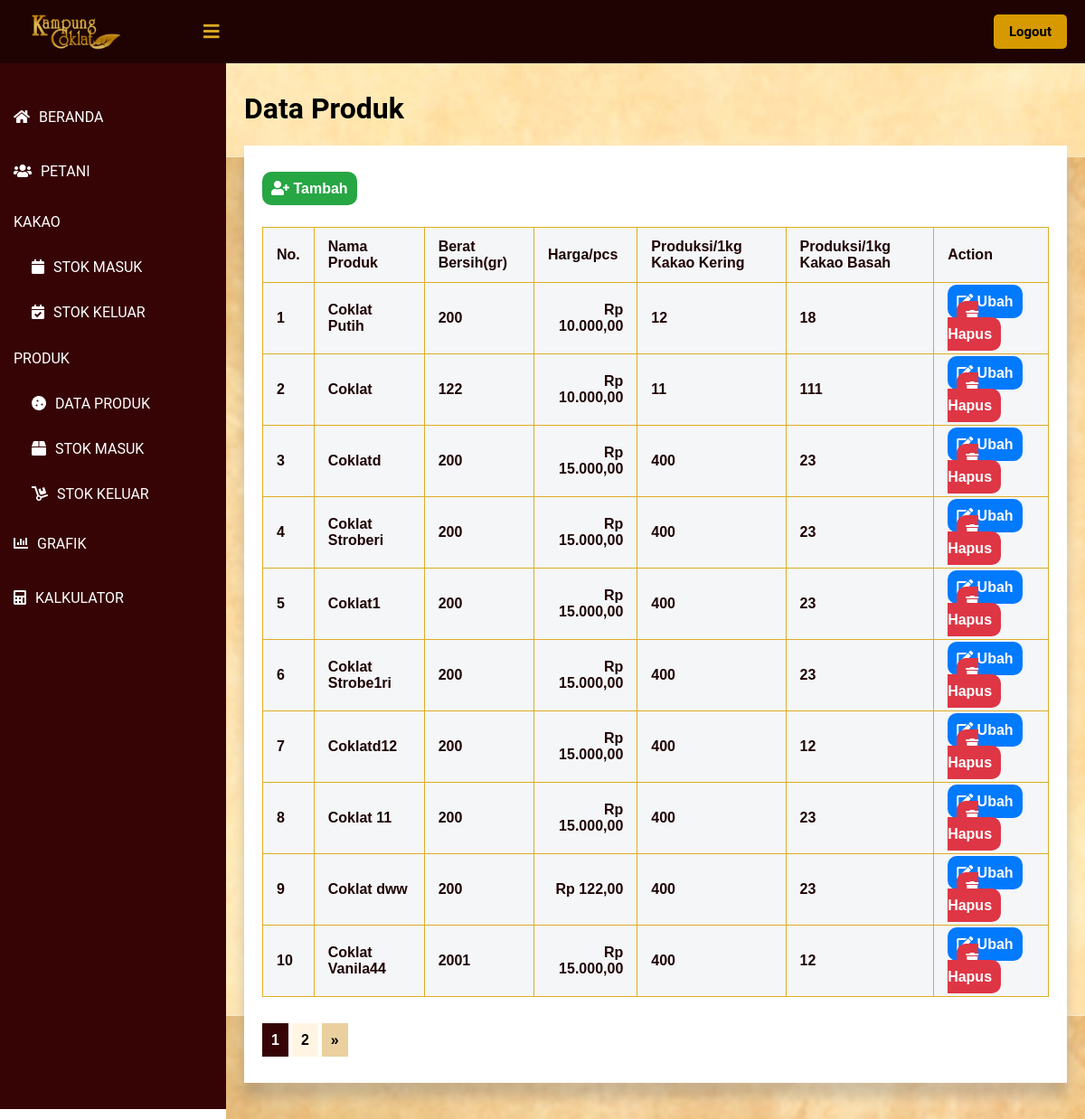
The page /public/lihat_produk/1 (signed in) on the database its author committed.
### tables this page shows
CREATE TABLE `produk` (
  `id_produk` int(11) NOT NULL,
  `nama_produk` varchar(30) NOT NULL,
  `berat_bersih` int(11) NOT NULL,
  `harga` int(11) NOT NULL,
  `produksi_kakao_kering` int(11) NOT NULL,
  `produksi_kakao_basah` int(11) NOT NULL
);

### app/core/Controller.php (called while the page is built, shortened)
<?php
class Controller {
    public function view($view, $data = [])
    {
        require_once   '../app/views/'.$view.'.php';
    }
}
?>

### app/controllers/Lihat_produk.php (called while the page is built, shortened)
<?php
class Lihat_produk extends Controller {
    public function index($page)
    {
        $id_user = $_SESSION['id'];
        $user = $this->model('User_model')->getUserById($id_user);
        $data['produk'] = $this->model('Produk_model')->getList($page);
        $data['nama'] = $user['nama'];
        $this->view('lihat_produk/index', $data);
    }
}
?>

### app/core/App.php (called while the page is built, shortened)
<?php
class App {
    protected $method = 'index';
    protected $params = [];
    public function __construct()
    {
        $url = $this->parseURL();
        if ( file_exists('../app/controllers/' . $url[0] . '.php') ) {
            unset($url[0]);
        }
        $this->controller = new $this->controller;
        if ( !empty($url) ) {
            $this->params = array_values($url);
        }
        call_user_func_array([$this->controller, $this->method], $this->params);
    }
    public function parseURL()
    {
        if ( isset($_GET['url']) ) {
            $url = rtrim($_GET['url'], '/');
            $url = filter_var($url, FILTER_SANITIZE_URL);
            $url = explode("/", $url);
            return $url;
        }
    }
}

### public/index.php (called while the page is built, shortened)
<?php
$app = new App;

### app/core/Database.php (called while the page is built, shortened)
<?php
class Database {
    private $host = DB_HOST;
    private $db_name = DB_NAME;
    private $dbh;
    private $stmt;
    public function __construct()
    {
        $dsn = 'mysql:host=' . $this->host . ';dbname=' . $this->db_name;
        try {
            $this->dbh = new PDO($dsn, 'root', '');
        } catch(PDOException $e) {
            die($e->getMessage());
        }
    }
    public function query($query)
    {
        $this->stmt = $this->dbh->prepare($query);
    }
    public function bind($param, $value, $type=null)
    {
        if ( is_null($type) ) {
            switch( true ) {
                default :
                    $type = PDO::PARAM_STR;
            }
        }
        $this->stmt->bindValue($param, $value, $type);
    }
    public function execute()
    {
        $this->stmt->execute();
    }
    public function resultSet()
    {
        $this->execute();
        return $this->stmt->fetchAll(PDO::FETCH_ASSOC);
    }
}

### app/models/Produk_model.php (called while the page is built, shortened)
<?php
class Produk_model {
    private $table = 'produk';
    private $db;
    public function __construct()
    {
        $this->db = new Database;
    }
    public function getList($page = null)
    {
        $data = [];
        $jumlahDataSetiapPage = 10;
        $this -> db -> query("SELECT produk.* FROM `" . $this->table . "`");
        $daftarData = $this -> db -> resultSet();
        $jumlahData = count($daftarData);
        $jumlahPage = ceil($jumlahData / $jumlahDataSetiapPage);
        $halamanSaatIni = ( isset($page) ) ? $page : 1;
        $dataPertama = ($jumlahDataSetiapPage * $halamanSaatIni) - $jumlahDataSetiapPage;
        if ($page != null) {
            $this -> db -> query("SELECT produk.* FROM `" . $this->table . "` LIMIT $dataPertama, $jumlahDataSetiapPage");
            $daftarData = $this -> db -> resultSet();
        }
        $data['list_data'] = $daftarData;
        $data['halaman_saat_ini'] = $halamanSaatIni;
        $data['jumlah_halaman'] = $jumlahPage;
        return $data;
    }
}

### app/views/lihat_produk/index.php (the view, shortened to what this page needs)
<!DOCTYPE html>
<html lang=”en”>
<head>
	<link href="<?= BASEURL ?>/css/melihat_petani.css" rel="stylesheet" type="text/css">
    <link rel="stylesheet" href="https://cdnjs.cloudflare.com/ajax/libs/font-awesome/5.12.1/css/all.min.css">
</head>
<body>
    <header>
        <label for="check">
            <i class="fas fa-bars" id="sidebar_btn"></i>
        </label>
        <div class="left_area">
            <img src="http://localhost/KampungCoklat/public/img/Logo-Daun.png">
        </div>
        <div class="right_area">
            <a href="<?= BASEURL ?>/logout" style="color: #000; margin-left: 10px;" class="logout_btn">Logout</a>
        </div>
    </header>
    <div class="sidebar">
        <a class="menu" href="<?= BASEURL ?>/beranda"><i class="fas fa-home"></i><span>BERANDA</span></a>
        <a class="menu" href="<?= BASEURL ?>/lihat_petani/1"><i class="fas fa-users"></i><span>PETANI</span></a>
        <p class="menu2">KAKAO</p>
        <a class="sub_menu" href="<?= BASEURL ?>/lihat_stok/1"><i class="fas fa-calendar"></i><span>STOK MASUK</span></a>
        <a class="sub_menu" href="<?= BASEURL ?>/lihat_SKK/1"><i class="fas fa-calendar-check"></i><span>STOK KELUAR</span></a>
        <p class="menu2">PRODUK</p>
        <a class="sub_menu" href="<?= BASEURL ?>/lihat_produk/1"><i class="fas fa-cookie"></i><span>DATA PRODUK</span></a>
        <a class="sub_menu" href="<?= BASEURL ?>/lihat_SMP/1"><i class="fas fa-box"></i><span>STOK MASUK</span></a>
        <a class="sub_menu" href="<?= BASEURL ?>/lihat_SKP/1"><i class="fas fa-dolly"></i><span>STOK KELUAR</span></a>
        <a class="menu" href="#"><i class="fas fa-chart-bar"></i><span>GRAFIK</span></a>
        <a class="menu" href="#"><i class="fas fa-calculator"></i><span>KALKULATOR</span></a>
    </div>
    <div class="content">
        <div class="card">
            <h1>Data Produk</h1>
        </div>
        <div class="card_table">
            <div>
                <div class="card_table1">
                    <br><br>
                    <a href="<?= BASEURL ?>/tambah_produk" class="tambah"><i class="fas fa-user-plus"></i><span> Tambah</span></a>
                </div>
                </div>
                <div class="card_table2">
                    <table class="tabelMahasiswa" width="60%">
                        <tr>
                            <th>No.</th>
                            <th>Nama Produk</th>
                            <th>Berat Bersih(gr)</th>
                            <th>Harga/pcs</th>
                            <th>Produksi/1kg Kakao Kering</th>
                            <th>Produksi/1kg Kakao Basah</th>
                            <th>Action</th>
                        </tr>
                        <?php foreach ($data['produk']['list_data'] as $key => $value) { ?>
                        <tr>
                            <th><?= ($key + 1) ?></th>
                            <th><?= $value['nama_produk'] ?></th>
                            <th><?= $value['berat_bersih'] ?></th>
                            <th style="text-align: right;"><?= "Rp " . number_format($value['harga'], 2, ",", ".") ?></th>
                            <th><?= $value['produksi_kakao_kering'] ?></th>
                            <th><?= $value['produksi_kakao_basah'] ?></th>
                            <th><a class = 'edit' href = '<?= BASEURL;?>/ubah_produk/<?= $value['id_produk']?>'><i class="fas fa-edit"></i> Ubah</a><a href="<?= BASEURL;?>/hapus_produk/hapus/<?= $value['id_produk']?>" class="hapus"><i class="fas fa-trash"></i> Hapus</a></th>
                        </tr>
                        <?php } ?>
                    </table>
                    <br>
                    <br>
                    <?php for($p = 1; $p <= $data['produk']['jumlah_halaman']; $p++): ?>
                        <?php if($p == $data['produk']['halaman_saat_ini']): ?>
                            <a href= "<?= BASEURL ?>/lihat_produk/<?= $p; ?>" class = 'page_aktif'><?= $p; ?></a>
                        <?php else: ?>
                            <a href= "<?= BASEURL ?>/lihat_produk/<?= $p; ?>"  class = 'page'><?= $p; ?></a>
                        <?php endif; ?>
                    <?php endfor; ?>
                    <?php if($data['produk']['halaman_saat_ini'] < $data['produk']['jumlah_halaman']): ?>
                        <a href = "<?= BASEURL ?>/lihat_produk/<?= $data['produk']['halaman_saat_ini'] + 1; ?>"  class = 'pageLebih'>&raquo;</a>
                    <?php endif; ?>
                    <br>
                    <br>
                    <br>
                </div>
            </div>
        </div>
</body>
</html>

### public/css/melihat_petani.css (style rules this page uses)
body { margin: 0; padding: 0; font-family: "Roboto", sans-serif; }
header { z-index: 1; position: fixed; background: #1f0303; padding: 20px; width: calc(100% - 0%); top: 0; height: 30px; }
.left_area img { width: 120px; margin-top: -15px; }
.logout_btn { padding-left: 17px; padding-right: 17px; padding-bottom: 10px; padding-top: 10px; background: #d69a00; text-decoration: none; float: right; margin-top: -60px; margin-right: 40px; border-radius: 5px; font-size: 15px; font-weight: 600; color: #360405; transition: 0.5s; transition-property: background; }
.sidebar { z-index: 1; top: 0; background: #360405; margin-top: 70px; padding-top: 30px; position: fixed; left: 0; width: 250px; height: calc(100% - 9%); transition: 0.5s; transition-property: left; overflow-y: auto; }
.menu { color: #fff; display: block; width: 100%; line-height: 60px; text-decoration: none; padding-left: 15px; box-sizing: border-box; transition: 0.5s; transition-property: background; }
.menu2 { color: #fff; display: block; width: 100%; text-decoration: none; padding-left: 15px; box-sizing: border-box; transition: 0.5s; transition-property: background; }
.sub_menu { color: #fff; display: block; width: 100%; line-height: 50px; text-decoration: none; padding-left: 35px; box-sizing: border-box; transition: 0.5s; transition-property: background; }
.sidebar i { padding-right: 10px; }
label #sidebar_btn { z-index: 1; color: #e0ac26; position: fixed; cursor: pointer; left: 225px; font-size: 20px; margin: 5px 0; transition: 0.5s; transition-property: color; }
.content { background: url('http://localhost/KampungCoklat/public/img/bg.jpg'); background-position: center; height: auto; transition: 0.5s; width: (100% - 250px); margin-top: 60px; padding: 20px; margin-left: 250px; }
.content .card_table { box-shadow: 0 19px 38px rgba(255, 255, 255, 0.3), 0 15px 12px rgba(0,0,0,0.22); background-color: #fff; }
.tabelMahasiswa { margin-top: 10px; font-family: Arial; border-collapse: collapse; width: 100%; }
.content .card_table1 { margin: 20px; height: 50px; }
.content .card_table2 { margin-top: 40px; margin-left: 20px; margin-bottom: 20px; margin-right: 20px; }
.tambah { cursor: crosshair; text-decoration: none; background-color: #27a644; padding: 10px 10px; text-align: center; border-radius: 10px; font-family: Arial; font-weight: bold; color: white; }
.edit { text-decoration: none; background-color: #017afe; padding: 10px 10px; text-align: center; border-radius: 10px; font-family: Arial; font-weight: bold; color: white; }
.pageLebih { text-decoration: none; background-color: #e9d09e; padding: 10px 10px; text-align: center; font-family: Arial; font-weight: bold; color: black; }
.page { text-decoration: none; background-color: #fff5e2; padding: 10px 10px; text-align: center; font-family: Arial; font-weight: bold; color: black; }
.page_aktif { text-decoration: none; background-color: #360405; padding: 10px 10px; text-align: center; font-family: Arial; font-weight: bold; color: white; font-weight: bold; }
.hapus { text-decoration: none; background-color: #de3645; padding: 10px 10px; margin-left: 10px; text-align: center; border-radius: 10px; font-family: Arial; font-weight: bold; color: white; }
td, th { border: 1px solid #e0ac26; padding: 15px; }
tr:nth-child(even) { background-color: #747677; }
th { padding-top: 12px; padding-bottom: 12px; text-align: left; background-color: #f4f6f8; color: #1f0303; }

### rows shown on the page
produk: nama_produk "Coklat Putih", berat_bersih "200", harga "10.000,00", produksi_kakao_kering "12", produksi_kakao_basah "18"
produk: nama_produk "Coklat", berat_bersih "122", harga "10.000,00", produksi_kakao_kering "11", produksi_kakao_basah "111"
produk: nama_produk "Coklatd", berat_bersih "200", harga "15.000,00", produksi_kakao_kering "400", produksi_kakao_basah "23"
produk: nama_produk "Coklat Stroberi", berat_bersih "200", harga "15.000,00", produksi_kakao_kering "400", produksi_kakao_basah "23"
produk: nama_produk "Coklat1", berat_bersih "200", harga "15.000,00", produksi_kakao_kering "400", produksi_kakao_basah "23"
produk: nama_produk "Coklat Strobe1ri", berat_bersih "200", harga "15.000,00", produksi_kakao_kering "400", produksi_kakao_basah "23"
produk: nama_produk "Coklatd12", berat_bersih "200", harga "15.000,00", produksi_kakao_kering "400", produksi_kakao_basah "12"
produk: nama_produk "Coklat 11", berat_bersih "200", harga "15.000,00", produksi_kakao_kering "400", produksi_kakao_basah "23"
produk: nama_produk "Coklat dww", berat_bersih "200", harga "122,00", produksi_kakao_kering "400", produksi_kakao_basah "23"
produk: nama_produk "Coklat Vanila44", berat_bersih "2001", harga "15.000,00", produksi_kakao_kering "400", produksi_kakao_basah "12"
